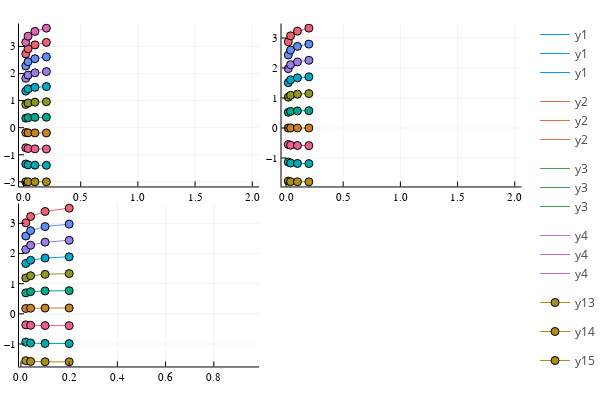

Write notebook code for a chart like this one.
### Code cell
plot!((l./L), τ', marker = :circle)

### Figure 1 — Plotly figure (JSON) as saved in the notebook; plotly's stock layout.template omitted (floating-point values rounded to 4 significant figures)
{"data": [{"colorbar": {"title": ""}, "legendgroup": "y1", "line": {"color": "rgba(0, 154, 250, 1.000)", "dash": "solid", "shape": "linear", "width": 1}, "mode": "lines", "name": "y1", "showlegend": true, "type": "scatter", "x": [2], "xaxis": "x1", "y": [0.9166], "yaxis": "y1", "zmax": null, "zmin": null}, {"colorbar": {"title": ""}, "legendgroup": "y2", "line": {"color": "rgba(227, 111, 71, 1.000)", "dash": "solid", "shape": "linear", "width": 1}, "mode": "lines", "name": "y2", "showlegend": true, "type": "scatter", "x": [2], "xaxis": "x1", "y": [0.9385], "yaxis": "y1", "zmax": null, "zmin": null}, {"colorbar": {"title": ""}, "legendgroup": "y3", "line": {"color": "rgba(62, 164, 78, 1.000)", "dash": "solid", "shape": "linear", "width": 1}, "mode": "lines", "name": "y3", "showlegend": true, "type": "scatter", "x": [2], "xaxis": "x1", "y": [0.9565], "yaxis": "y1", "zmax": null, "zmin": null}, {"colorbar": {"title": ""}, "legendgroup": "y4", "line": {"color": "rgba(195, 113, 210, 1.000)", "dash": "solid", "shape": "linear", "width": 1}, "mode": "lines", "name": "y4", "showlegend": true, "type": "scatter", "x": [2], "xaxis": "x1", "y": [0.9778], "yaxis": "y1", "zmax": null, "zmin": null}, {"colorbar": {"title": ""}, "legendgroup": "y1", "line": {"color": "rgba(0, 154, 250, 1.000)", "dash": "solid", "shape": "linear", "width": 1}, "mode": "lines", "name": "y1", "showlegend": true, "type": "scatter", "x": [2], "xaxis": "x2", "y": [0.8881], "yaxis": "y2", "zmax": null, "zmin": null}, {"colorbar": {"title": ""}, "legendgroup": "y2", "line": {"color": "rgba(227, 111, 71, 1.000)", "dash": "solid", "shape": "linear", "width": 1}, "mode": "lines", "name": "y2", "showlegend": true, "type": "scatter", "x": [2], "xaxis": "x2", "y": [0.9082], "yaxis": "y2", "zmax": null, "zmin": null}, {"colorbar": {"title": ""}, "legendgroup": "y3", "line": {"color": "rgba(62, 164, 78, 1.000)", "dash": "solid", "shape": "linear", "width": 1}, "mode": "lines", "name": "y3", "showlegend": true, "type": "scatter", "x": [2], "xaxis": "x2", "y": [0.9319], "yaxis": "y2", "zmax": null, "zmin": null}, {"colorbar": {"title": ""}, "legendgroup": "y4", "line": {"color": "rgba(195, 113, 210, 1.000)", "dash": "solid", "shape": "linear", "width": 1}, "mode": "lines", "name": "y4", "showlegend": true, "type": "scatter", "x": [2], "xaxis": "x2", "y": [0.9596], "yaxis": "y2", "zmax": null, "zmin": null}, {"colorbar": {"title": ""}, "legendgroup": "y1", "line": {"color": "rgba(0, 154, 250, 1.000)", "dash": "solid", "shape": "linear", "width": 1}, "mode": "lines", "name": "y1", "showlegend": true, "type": "scatter", "x": [0.8881], "xaxis": "x3", "y": [0.8595], "yaxis": "y3", "zmax": null, "zmin": null}, {"colorbar": {"title": ""}, "legendgroup": "y2", "line": {"color": "rgba(227, 111, 71, 1.000)", "dash": "solid", "shape": "linear", "width": 1}, "mode": "lines", "name": "y2", "showlegend": true, "type": "scatter", "x": [0.9082], "xaxis": "x3", "y": [0.8778], "yaxis": "y3", "zmax": null, "zmin": null}, {"colorbar": {"title": ""}, "legendgroup": "y3", "line": {"color": "rgba(62, 164, 78, 1.000)", "dash": "solid", "shape": "linear", "width": 1}, "mode": "lines", "name": "y3", "showlegend": true, "type": "scatter", "x": [0.9319], "xaxis": "x3", "y": [0.9074], "yaxis": "y3", "zmax": null, "zmin": null}, {"colorbar": {"title": ""}, "legendgroup": "y4", "line": {"color": "rgba(195, 113, 210, 1.000)", "dash": "solid", "shape": "linear", "width": 1}, "mode": "lines", "name": "y4", "showlegend": true, "type": "scatter", "x": [0.9596], "xaxis": "x3", "y": [0.9414], "yaxis": "y3", "zmax": null, "zmin": null}, {"colorbar": {"title": ""}, "legendgroup": "y13", "line": {"color": "rgba(172, 142, 24, 1.000)", "dash": "solid", "shape": "linear", "width": 1}, "marker": {"color": "rgba(172, 142, 24, 1.000)", "line": {"color": "rgba(0, 0, 0, 1.000)", "width": 1}, "size": 8, "symbol": "circle"}, "mode": "lines+markers", "name": "y13", "showlegend": true, "type": "scatter", "x": [0.02, 0.04, 0.1, 0.2], "xaxis": "x1", "y": [-2, -2, -2.0, -2], "yaxis": "y1", "zmax": null, "zmin": null}, {"colorbar": {"title": ""}, "legendgroup": "y14", "line": {"color": "rgba(172, 142, 24, 1.000)", "dash": "solid", "shape": "linear", "width": 1}, "marker": {"color": "rgba(172, 142, 24, 1.000)", "line": {"color": "rgba(0, 0, 0, 1.000)", "width": 1}, "size": 8, "symbol": "circle"}, "mode": "lines+markers", "name": "y14", "showlegend": true, "type": "scatter", "x": [0.02, 0.04, 0.1, 0.2], "xaxis": "x2", "y": [-1.771, -1.788, -1.793, -1.795], "yaxis": "y2", "zmax": null, "zmin": null}, {"colorbar": {"title": ""}, "legendgroup": "y15", "line": {"color": "rgba(172, 142, 24, 1.000)", "dash": "solid", "shape": "linear", "width": 1}, "marker": {"color": "rgba(172, 142, 24, 1.000)", "line": {"color": "rgba(0, 0, 0, 1.000)", "width": 1}, "size": 8, "symbol": "circle"}, "mode": "lines+markers", "name": "y15", "showlegend": true, "type": "scatter", "x": [0.02, 0.04, 0.1, 0.2], "xaxis": "x3", "y": [-1.552, -1.579, -1.588, -1.591], "yaxis": "y3", "zmax": null, "zmin": null}, {"colorbar": {"title": ""}, "legendgroup": "y16", "line": {"color": "rgba(0, 170, 174, 1.000)", "dash": "solid", "shape": "linear", "width": 1}, "marker": {"color": "rgba(0, 170, 174, 1.000)", "line": {"color": "rgba(0, 0, 0, 1.000)", "width": 1}, "size": 8, "symbol": "circle"}, "mode": "lines+markers", "name": "y16", "showlegend": true, "type": "scatter", "x": [0.02, 0.04, 0.1, 0.2], "xaxis": "x1", "y": [-1.34, -1.372, -1.384, -1.388], "yaxis": "y1", "zmax": null, "zmin": null}, {"colorbar": {"title": ""}, "legendgroup": "y17", "line": {"color": "rgba(0, 170, 174, 1.000)", "dash": "solid", "shape": "linear", "width": 1}, "marker": {"color": "rgba(0, 170, 174, 1.000)", "line": {"color": "rgba(0, 0, 0, 1.000)", "width": 1}, "size": 8, "symbol": "circle"}, "mode": "lines+markers", "name": "y17", "showlegend": true, "type": "scatter", "x": [0.02, 0.04, 0.1, 0.2], "xaxis": "x2", "y": [-1.135, -1.169, -1.181, -1.186], "yaxis": "y2", "zmax": null, "zmin": null}, {"colorbar": {"title": ""}, "legendgroup": "y18", "line": {"color": "rgba(0, 170, 174, 1.000)", "dash": "solid", "shape": "linear", "width": 1}, "marker": {"color": "rgba(0, 170, 174, 1.000)", "line": {"color": "rgba(0, 0, 0, 1.000)", "width": 1}, "size": 8, "symbol": "circle"}, "mode": "lines+markers", "name": "y18", "showlegend": true, "type": "scatter", "x": [0.02, 0.04, 0.1, 0.2], "xaxis": "x3", "y": [-0.9357, -0.9678, -0.9807, -0.9858], "yaxis": "y3", "zmax": null, "zmin": null}, {"colorbar": {"title": ""}, "legendgroup": "y19", "line": {"color": "rgba(237, 94, 147, 1.000)", "dash": "solid", "shape": "linear", "width": 1}, "marker": {"color": "rgba(237, 94, 147, 1.000)", "line": {"color": "rgba(0, 0, 0, 1.000)", "width": 1}, "size": 8, "symbol": "circle"}, "mode": "lines+markers", "name": "y19", "showlegend": true, "type": "scatter", "x": [0.02, 0.04, 0.1, 0.2], "xaxis": "x1", "y": [-0.7409, -0.7695, -0.7815, -0.7864], "yaxis": "y1", "zmax": null, "zmin": null}, {"colorbar": {"title": ""}, "legendgroup": "y20", "line": {"color": "rgba(237, 94, 147, 1.000)", "dash": "solid", "shape": "linear", "width": 1}, "marker": {"color": "rgba(237, 94, 147, 1.000)", "line": {"color": "rgba(0, 0, 0, 1.000)", "width": 1}, "size": 8, "symbol": "circle"}, "mode": "lines+markers", "name": "y20", "showlegend": true, "type": "scatter", "x": [0.02, 0.04, 0.1, 0.2], "xaxis": "x2", "y": [-0.5504, -0.5736, -0.5838, -0.5881], "yaxis": "y2", "zmax": null, "zmin": null}, {"colorbar": {"title": ""}, "legendgroup": "y21", "line": {"color": "rgba(237, 94, 147, 1.000)", "dash": "solid", "shape": "linear", "width": 1}, "marker": {"color": "rgba(237, 94, 147, 1.000)", "line": {"color": "rgba(0, 0, 0, 1.000)", "width": 1}, "size": 8, "symbol": "circle"}, "mode": "lines+markers", "name": "y21", "showlegend": true, "type": "scatter", "x": [0.02, 0.04, 0.1, 0.2], "xaxis": "x3", "y": [-0.3636, -0.3801, -0.3877, -0.391], "yaxis": "y3", "zmax": null, "zmin": null}, {"colorbar": {"title": ""}, "legendgroup": "y22", "line": {"color": "rgba(198, 130, 37, 1.000)", "dash": "solid", "shape": "linear", "width": 1}, "marker": {"color": "rgba(198, 130, 37, 1.000)", "line": {"color": "rgba(0, 0, 0, 1.000)", "width": 1}, "size": 8, "symbol": "circle"}, "mode": "lines+markers", "name": "y22", "showlegend": true, "type": "scatter", "x": [0.02, 0.04, 0.1, 0.2], "xaxis": "x1", "y": [-0.1802, -0.1889, -0.1931, -0.1949], "yaxis": "y1", "zmax": null, "zmin": null}, {"colorbar": {"title": ""}, "legendgroup": "y23", "line": {"color": "rgba(198, 130, 37, 1.000)", "dash": "solid", "shape": "linear", "width": 1}, "marker": {"color": "rgba(198, 130, 37, 1.000)", "line": {"color": "rgba(0, 0, 0, 1.000)", "width": 1}, "size": 8, "symbol": "circle"}, "mode": "lines+markers", "name": "y23", "showlegend": true, "type": "scatter", "x": [0.02, 0.04, 0.1, 0.2], "xaxis": "x2", "y": [-5.676e-17, 0, -9.643e-17, 0], "yaxis": "y2", "zmax": null, "zmin": null}, {"colorbar": {"title": ""}, "legendgroup": "y24", "line": {"color": "rgba(198, 130, 37, 1.000)", "dash": "solid", "shape": "linear", "width": 1}, "marker": {"color": "rgba(198, 130, 37, 1.000)", "line": {"color": "rgba(0, 0, 0, 1.000)", "width": 1}, "size": 8, "symbol": "circle"}, "mode": "lines+markers", "name": "y24", "showlegend": true, "type": "scatter", "x": [0.02, 0.04, 0.1, 0.2], "xaxis": "x3", "y": [0.1773, 0.1867, 0.1916, 0.1938], "yaxis": "y3", "zmax": null, "zmin": null}, {"colorbar": {"title": ""}, "legendgroup": "y25", "line": {"color": "rgba(0, 169, 141, 1.000)", "dash": "solid", "shape": "linear", "width": 1}, "marker": {"color": "rgba(0, 169, 141, 1.000)", "line": {"color": "rgba(0, 0, 0, 1.000)", "width": 1}, "size": 8, "symbol": "circle"}, "mode": "lines+markers", "name": "y25", "showlegend": true, "type": "scatter", "x": [0.02, 0.04, 0.1, 0.2], "xaxis": "x1", "y": [0.3519, 0.3712, 0.3817, 0.3866], "yaxis": "y1", "zmax": null, "zmin": null}, {"colorbar": {"title": ""}, "legendgroup": "y26", "line": {"color": "rgba(0, 169, 141, 1.000)", "dash": "solid", "shape": "linear", "width": 1}, "marker": {"color": "rgba(0, 169, 141, 1.000)", "line": {"color": "rgba(0, 0, 0, 1.000)", "width": 1}, "size": 8, "symbol": "circle"}, "mode": "lines+markers", "name": "y26", "showlegend": true, "type": "scatter", "x": [0.02, 0.04, 0.1, 0.2], "xaxis": "x2", "y": [0.524, 0.5537, 0.5703, 0.5782], "yaxis": "y2", "zmax": null, "zmin": null}, {"colorbar": {"title": ""}, "legendgroup": "y27", "line": {"color": "rgba(0, 169, 141, 1.000)", "dash": "solid", "shape": "linear", "width": 1}, "marker": {"color": "rgba(0, 169, 141, 1.000)", "line": {"color": "rgba(0, 0, 0, 1.000)", "width": 1}, "size": 8, "symbol": "circle"}, "mode": "lines+markers", "name": "y27", "showlegend": true, "type": "scatter", "x": [0.02, 0.04, 0.1, 0.2], "xaxis": "x3", "y": [0.6937, 0.7341, 0.7574, 0.7688], "yaxis": "y3", "zmax": null, "zmin": null}, {"colorbar": {"title": ""}, "legendgroup": "y28", "line": {"color": "rgba(142, 151, 30, 1.000)", "dash": "solid", "shape": "linear", "width": 1}, "marker": {"color": "rgba(142, 151, 30, 1.000)", "line": {"color": "rgba(0, 0, 0, 1.000)", "width": 1}, "size": 8, "symbol": "circle"}, "mode": "lines+markers", "name": "y28", "showlegend": true, "type": "scatter", "x": [0.02, 0.04, 0.1, 0.2], "xaxis": "x1", "y": [0.8612, 0.9126, 0.943, 0.9583], "yaxis": "y1", "zmax": null, "zmin": null}, {"colorbar": {"title": ""}, "legendgroup": "y29", "line": {"color": "rgba(142, 151, 30, 1.000)", "dash": "solid", "shape": "linear", "width": 1}, "marker": {"color": "rgba(142, 151, 30, 1.000)", "line": {"color": "rgba(0, 0, 0, 1.000)", "width": 1}, "size": 8, "symbol": "circle"}, "mode": "lines+markers", "name": "y29", "showlegend": true, "type": "scatter", "x": [0.02, 0.04, 0.1, 0.2], "xaxis": "x2", "y": [1.026, 1.089, 1.127, 1.147], "yaxis": "y2", "zmax": null, "zmin": null}, {"colorbar": {"title": ""}, "legendgroup": "y30", "line": {"color": "rgba(142, 151, 30, 1.000)", "dash": "solid", "shape": "linear", "width": 1}, "marker": {"color": "rgba(142, 151, 30, 1.000)", "line": {"color": "rgba(0, 0, 0, 1.000)", "width": 1}, "size": 8, "symbol": "circle"}, "mode": "lines+markers", "name": "y30", "showlegend": true, "type": "scatter", "x": [0.02, 0.04, 0.1, 0.2], "xaxis": "x3", "y": [1.19, 1.264, 1.31, 1.334], "yaxis": "y3", "zmax": null, "zmin": null}, {"colorbar": {"title": ""}, "legendgroup": "y31", "line": {"color": "rgba(0, 169, 204, 1.000)", "dash": "solid", "shape": "linear", "width": 1}, "marker": {"color": "rgba(0, 169, 204, 1.000)", "line": {"color": "rgba(0, 0, 0, 1.000)", "width": 1}, "size": 8, "symbol": "circle"}, "mode": "lines+markers", "name": "y31", "showlegend": true, "type": "scatter", "x": [0.02, 0.04, 0.1, 0.2], "xaxis": "x1", "y": [1.351, 1.436, 1.491, 1.52], "yaxis": "y1", "zmax": null, "zmin": null}, {"colorbar": {"title": ""}, "legendgroup": "y32", "line": {"color": "rgba(0, 169, 204, 1.000)", "dash": "solid", "shape": "linear", "width": 1}, "marker": {"color": "rgba(0, 169, 204, 1.000)", "line": {"color": "rgba(0, 0, 0, 1.000)", "width": 1}, "size": 8, "symbol": "circle"}, "mode": "lines+markers", "name": "y32", "showlegend": true, "type": "scatter", "x": [0.02, 0.04, 0.1, 0.2], "xaxis": "x2", "y": [1.51, 1.607, 1.671, 1.706], "yaxis": "y2", "zmax": null, "zmin": null}, {"colorbar": {"title": ""}, "legendgroup": "y33", "line": {"color": "rgba(0, 169, 204, 1.000)", "dash": "solid", "shape": "linear", "width": 1}, "marker": {"color": "rgba(0, 169, 204, 1.000)", "line": {"color": "rgba(0, 0, 0, 1.000)", "width": 1}, "size": 8, "symbol": "circle"}, "mode": "lines+markers", "name": "y33", "showlegend": true, "type": "scatter", "x": [0.02, 0.04, 0.1, 0.2], "xaxis": "x3", "y": [1.668, 1.777, 1.85, 1.89], "yaxis": "y3", "zmax": null, "zmin": null}, {"colorbar": {"title": ""}, "legendgroup": "y34", "line": {"color": "rgba(155, 127, 233, 1.000)", "dash": "solid", "shape": "linear", "width": 1}, "marker": {"color": "rgba(155, 127, 233, 1.000)", "line": {"color": "rgba(0, 0, 0, 1.000)", "width": 1}, "size": 8, "symbol": "circle"}, "mode": "lines+markers", "name": "y34", "showlegend": true, "type": "scatter", "x": [0.02, 0.04, 0.1, 0.2], "xaxis": "x1", "y": [1.824, 1.944, 2.027, 2.073], "yaxis": "y1", "zmax": null, "zmin": null}, {"colorbar": {"title": ""}, "legendgroup": "y35", "line": {"color": "rgba(155, 127, 233, 1.000)", "dash": "solid", "shape": "linear", "width": 1}, "marker": {"color": "rgba(155, 127, 233, 1.000)", "line": {"color": "rgba(0, 0, 0, 1.000)", "width": 1}, "size": 8, "symbol": "circle"}, "mode": "lines+markers", "name": "y35", "showlegend": true, "type": "scatter", "x": [0.02, 0.04, 0.1, 0.2], "xaxis": "x2", "y": [1.978, 2.11, 2.202, 2.255], "yaxis": "y2", "zmax": null, "zmin": null}, {"colorbar": {"title": ""}, "legendgroup": "y36", "line": {"color": "rgba(155, 127, 233, 1.000)", "dash": "solid", "shape": "linear", "width": 1}, "marker": {"color": "rgba(155, 127, 233, 1.000)", "line": {"color": "rgba(0, 0, 0, 1.000)", "width": 1}, "size": 8, "symbol": "circle"}, "mode": "lines+markers", "name": "y36", "showlegend": true, "type": "scatter", "x": [0.02, 0.04, 0.1, 0.2], "xaxis": "x3", "y": [2.131, 2.274, 2.376, 2.436], "yaxis": "y3", "zmax": null, "zmin": null}, {"colorbar": {"title": ""}, "legendgroup": "y37", "line": {"color": "rgba(97, 141, 246, 1.000)", "dash": "solid", "shape": "linear", "width": 1}, "marker": {"color": "rgba(97, 141, 246, 1.000)", "line": {"color": "rgba(0, 0, 0, 1.000)", "width": 1}, "size": 8, "symbol": "circle"}, "mode": "lines+markers", "name": "y37", "showlegend": true, "type": "scatter", "x": [0.02, 0.04, 0.1, 0.2], "xaxis": "x1", "y": [2.282, 2.437, 2.549, 2.617], "yaxis": "y1", "zmax": null, "zmin": null}, {"colorbar": {"title": ""}, "legendgroup": "y38", "line": {"color": "rgba(97, 141, 246, 1.000)", "dash": "solid", "shape": "linear", "width": 1}, "marker": {"color": "rgba(97, 141, 246, 1.000)", "line": {"color": "rgba(0, 0, 0, 1.000)", "width": 1}, "size": 8, "symbol": "circle"}, "mode": "lines+markers", "name": "y38", "showlegend": true, "type": "scatter", "x": [0.02, 0.04, 0.1, 0.2], "xaxis": "x2", "y": [2.431, 2.597, 2.721, 2.796], "yaxis": "y2", "zmax": null, "zmin": null}, {"colorbar": {"title": ""}, "legendgroup": "y39", "line": {"color": "rgba(97, 141, 246, 1.000)", "dash": "solid", "shape": "linear", "width": 1}, "marker": {"color": "rgba(97, 141, 246, 1.000)", "line": {"color": "rgba(0, 0, 0, 1.000)", "width": 1}, "size": 8, "symbol": "circle"}, "mode": "lines+markers", "name": "y39", "showlegend": true, "type": "scatter", "x": [0.02, 0.04, 0.1, 0.2], "xaxis": "x3", "y": [2.579, 2.757, 2.891, 2.974], "yaxis": "y3", "zmax": null, "zmin": null}, {"colorbar": {"title": ""}, "legendgroup": "y40", "line": {"color": "rgba(240, 96, 115, 1.000)", "dash": "solid", "shape": "linear", "width": 1}, "marker": {"color": "rgba(240, 96, 115, 1.000)", "line": {"color": "rgba(0, 0, 0, 1.000)", "width": 1}, "size": 8, "symbol": "circle"}, "mode": "lines+markers", "name": "y40", "showlegend": true, "type": "scatter", "x": [0.02, 0.04, 0.1, 0.2], "xaxis": "x1", "y": [2.726, 2.915, 3.059, 3.151], "yaxis": "y1", "zmax": null, "zmin": null}, {"colorbar": {"title": ""}, "legendgroup": "y41", "line": {"color": "rgba(240, 96, 115, 1.000)", "dash": "solid", "shape": "linear", "width": 1}, "marker": {"color": "rgba(240, 96, 115, 1.000)", "line": {"color": "rgba(0, 0, 0, 1.000)", "width": 1}, "size": 8, "symbol": "circle"}, "mode": "lines+markers", "name": "y41", "showlegend": true, "type": "scatter", "x": [0.02, 0.04, 0.1, 0.2], "xaxis": "x2", "y": [2.871, 3.071, 3.227, 3.328], "yaxis": "y2", "zmax": null, "zmin": null}, {"colorbar": {"title": ""}, "legendgroup": "y42", "line": {"color": "rgba(240, 96, 115, 1.000)", "dash": "solid", "shape": "linear", "width": 1}, "marker": {"color": "rgba(240, 96, 115, 1.000)", "line": {"color": "rgba(0, 0, 0, 1.000)", "width": 1}, "size": 8, "symbol": "circle"}, "mode": "lines+markers", "name": "y42", "showlegend": true, "type": "scatter", "x": [0.02, 0.04, 0.1, 0.2], "xaxis": "x3", "y": [3.015, 3.226, 3.393, 3.503], "yaxis": "y3", "zmax": null, "zmin": null}, {"colorbar": {"title": ""}, "legendgroup": "y43", "line": {"color": "rgba(221, 101, 182, 1.000)", "dash": "solid", "shape": "linear", "width": 1}, "marker": {"color": "rgba(221, 101, 182, 1.000)", "line": {"color": "rgba(0, 0, 0, 1.000)", "width": 1}, "size": 8, "symbol": "circle"}, "mode": "lines+markers", "name": "y43", "showlegend": true, "type": "scatter", "x": [0.02, 0.04, 0.1, 0.2], "xaxis": "x1", "y": [3.158, 3.38, 3.558, 3.677], "yaxis": "y1", "zmax": null, "zmin": null}], "layout": {"annotations": [], "height": 400, "legend_position": {"bgcolor": "rgba(255, 255, 255, 1.000)", "bordercolor": "rgba(0, 0, 0, 1.000)", "borderwidth": 1, "font": {"color": "rgba(0, 0, 0, 1.000)", "family": "sans-serif", "size": 11}, "title": {"font": {"color": "rgba(0, 0, 0, 1.000)", "family": "sans-serif", "size": 15}, "text": ""}, "tracegroupgap": 0, "traceorder": "normal", "x": 1, "xanchor": "auto", "y": 1, "yanchor": "auto"}, "margin": {"b": 20, "l": 0, "r": 0, "t": 20}, "paper_bgcolor": "rgba(255, 255, 255, 1.000)", "plot_bgcolor": "rgba(255, 255, 255, 1.000)", "showlegend": true, "width": 600, "xaxis1": {"anchor": "y1", "domain": [0.03619, 0.4934], "gridcolor": "rgba(0, 0, 0, 0.100)", "gridwidth": 0.5, "linecolor": "rgba(0, 0, 0, 1.000)", "mirror": false, "range": [-0.0394, 2.059], "showgrid": true, "showline": true, "showticklabels": true, "tickangle": 0, "tickcolor": "rgb(0, 0, 0)", "tickfont": {"color": "rgba(0, 0, 0, 1.000)", "family": "sans-serif", "size": 11}, "tickmode": "array", "ticks": "inside", "ticktext": ["0.0", "0.5", "1.0", "1.5", "2.0"], "tickvals": [0, 0.5, 1, 1.5, 2], "title": "", "titlefont": {"color": "rgba(0, 0, 0, 1.000)", "family": "sans-serif", "size": 15}, "type": "-", "visible": true, "zeroline": false, "zerolinecolor": "rgba(0, 0, 0, 1.000)"}, "xaxis2": {"anchor": "y2", "domain": [0.5362, 0.9934], "gridcolor": "rgba(0, 0, 0, 0.100)", "gridwidth": 0.5, "linecolor": "rgba(0, 0, 0, 1.000)", "mirror": false, "range": [-0.0394, 2.059], "showgrid": true, "showline": true, "showticklabels": true, "tickangle": 0, "tickcolor": "rgb(0, 0, 0)", "tickfont": {"color": "rgba(0, 0, 0, 1.000)", "family": "sans-serif", "size": 11}, "tickmode": "array", "ticks": "inside", "ticktext": ["0.0", "0.5", "1.0", "1.5", "2.0"], "tickvals": [0, 0.5, 1, 1.5, 2], "title": "", "titlefont": {"color": "rgba(0, 0, 0, 1.000)", "family": "sans-serif", "size": 15}, "type": "-", "visible": true, "zeroline": false, "zerolinecolor": "rgba(0, 0, 0, 1.000)"}, "xaxis3": {"anchor": "y3", "domain": [0.03619, 0.4934], "gridcolor": "rgba(0, 0, 0, 0.100)", "gridwidth": 0.5, "linecolor": "rgba(0, 0, 0, 1.000)", "mirror": false, "range": [-0.008188, 0.9878], "showgrid": true, "showline": true, "showticklabels": true, "tickangle": 0, "tickcolor": "rgb(0, 0, 0)", "tickfont": {"color": "rgba(0, 0, 0, 1.000)", "family": "sans-serif", "size": 11}, "tickmode": "array", "ticks": "inside", "ticktext": ["0.0", "0.2", "0.4", "0.6", "0.8"], "tickvals": [0, 0.2, 0.4, 0.6, 0.8], "title": "", "titlefont": {"color": "rgba(0, 0, 0, 1.000)", "family": "sans-serif", "size": 15}, "type": "-", "visible": true, "zeroline": false, "zerolinecolor": "rgba(0, 0, 0, 1.000)"}, "yaxis1": {"anchor": "x1", "domain": [0.5376, 0.9902], "gridcolor": "rgba(0, 0, 0, 0.100)", "gridwidth": 0.5, "linecolor": "rgba(0, 0, 0, 1.000)", "mirror": false, "range": [-2.17, 3.848], "showgrid": true, "showline": true, "showticklabels": true, "tickangle": 0, "tickcolor": "rgb(0, 0, 0)", "tickfont": {"color": "rgba(0, 0, 0, 1.000)", "family": "sans-serif", "size": 11}, "tickmode": "array", "ticks": "inside", "ticktext": ["−2", "−1", "0", "1", "2", "3"], "tickvals": [-2, -1, 0, 1, 2, 3], "title": "", "titlefont": {"color": "rgba(0, 0, 0, 1.000)", "family": "sans-serif", "size": 15}, "type": "-", "visible": true, "zeroline": false, "zerolinecolor": "rgba(0, 0, 0, 1.000)"}, "yaxis2": {"anchor": "x2", "domain": [0.5376, 0.9902], "gridcolor": "rgba(0, 0, 0, 0.100)", "gridwidth": 0.5, "linecolor": "rgba(0, 0, 0, 1.000)", "mirror": false, "range": [-1.949, 3.481], "showgrid": true, "showline": true, "showticklabels": true, "tickangle": 0, "tickcolor": "rgb(0, 0, 0)", "tickfont": {"color": "rgba(0, 0, 0, 1.000)", "family": "sans-serif", "size": 11}, "tickmode": "array", "ticks": "inside", "ticktext": ["−1", "0", "1", "2", "3"], "tickvals": [-1, 0, 1, 2, 3], "title": "", "titlefont": {"color": "rgba(0, 0, 0, 1.000)", "family": "sans-serif", "size": 15}, "type": "-", "visible": true, "zeroline": false, "zerolinecolor": "rgba(0, 0, 0, 1.000)"}, "yaxis3": {"anchor": "x3", "domain": [0.03762, 0.4902], "gridcolor": "rgba(0, 0, 0, 0.100)", "gridwidth": 0.5, "linecolor": "rgba(0, 0, 0, 1.000)", "mirror": false, "range": [-1.744, 3.656], "showgrid": true, "showline": true, "showticklabels": true, "tickangle": 0, "tickcolor": "rgb(0, 0, 0)", "tickfont": {"color": "rgba(0, 0, 0, 1.000)", "family": "sans-serif", "size": 11}, "tickmode": "array", "ticks": "inside", "ticktext": ["−1", "0", "1", "2", "3"], "tickvals": [-1, 0, 1, 2, 3], "title": "", "titlefont": {"color": "rgba(0, 0, 0, 1.000)", "family": "sans-serif", "size": 15}, "type": "-", "visible": true, "zeroline": false, "zerolinecolor": "rgba(0, 0, 0, 1.000)"}}}
